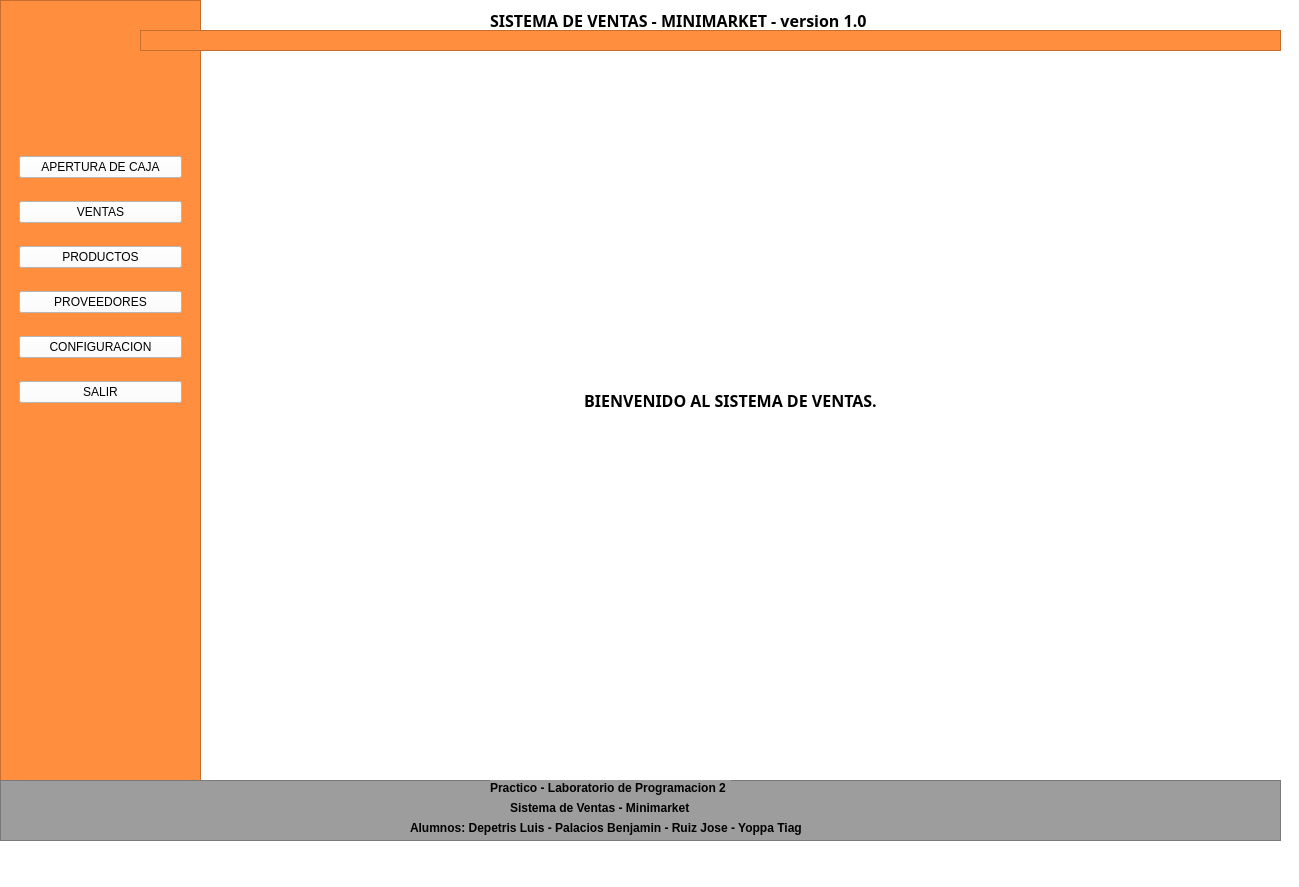
<?xml version="1.0" encoding="UTF-8"?>
<ui version="4.0">
 <class>MainWindow</class>
 <widget class="QMainWindow" name="MainWindow">
  <property name="geometry">
   <rect>
    <x>0</x>
    <y>0</y>
    <width>1299</width>
    <height>887</height>
   </rect>
  </property>
  <property name="windowTitle">
   <string>MainWindow</string>
  </property>
  <property name="styleSheet">
   <string notr="true">background-color: rgb(255, 255, 255);</string>
  </property>
  <widget class="QWidget" name="centralwidget">
   <widget class="QFrame" name="frame">
    <property name="geometry">
     <rect>
      <x>0</x>
      <y>0</y>
      <width>201</width>
      <height>791</height>
     </rect>
    </property>
    <property name="styleSheet">
     <string notr="true">background-color: rgb(255, 142, 62);</string>
    </property>
    <property name="frameShape">
     <enum>QFrame::StyledPanel</enum>
    </property>
    <property name="frameShadow">
     <enum>QFrame::Raised</enum>
    </property>
    <widget class="QFrame" name="verticalFrame">
     <property name="geometry">
      <rect>
       <x>10</x>
       <y>130</y>
       <width>181</width>
       <height>301</height>
      </rect>
     </property>
     <property name="sizePolicy">
      <sizepolicy hsizetype="Minimum" vsizetype="Preferred">
       <horstretch>0</horstretch>
       <verstretch>0</verstretch>
      </sizepolicy>
     </property>
     <property name="layoutDirection">
      <enum>Qt::LeftToRight</enum>
     </property>
     <property name="styleSheet">
      <string notr="true">background-color: rgb(255, 142, 62);</string>
     </property>
     <layout class="QVBoxLayout" name="verticalLayout">
      <item>
       <widget class="QPushButton" name="cmd_appcaja">
        <property name="sizePolicy">
         <sizepolicy hsizetype="Minimum" vsizetype="Fixed">
          <horstretch>0</horstretch>
          <verstretch>0</verstretch>
         </sizepolicy>
        </property>
        <property name="cursor">
         <cursorShape>PointingHandCursor</cursorShape>
        </property>
        <property name="layoutDirection">
         <enum>Qt::LeftToRight</enum>
        </property>
        <property name="styleSheet">
         <string notr="true">background-color: rgb(255, 255, 255);</string>
        </property>
        <property name="text">
         <string>APERTURA DE CAJA</string>
        </property>
        <property name="icon">
         <iconset>
          <normaloff>pictures/punto-de-venta.png</normaloff>pictures/punto-de-venta.png</iconset>
        </property>
        <property name="iconSize">
         <size>
          <width>30</width>
          <height>30</height>
         </size>
        </property>
       </widget>
      </item>
      <item>
       <widget class="QPushButton" name="cmd_ventas">
        <property name="sizePolicy">
         <sizepolicy hsizetype="Minimum" vsizetype="Fixed">
          <horstretch>0</horstretch>
          <verstretch>0</verstretch>
         </sizepolicy>
        </property>
        <property name="cursor">
         <cursorShape>PointingHandCursor</cursorShape>
        </property>
        <property name="layoutDirection">
         <enum>Qt::LeftToRight</enum>
        </property>
        <property name="styleSheet">
         <string notr="true">background-color: rgb(255, 255, 255);</string>
        </property>
        <property name="text">
         <string>VENTAS</string>
        </property>
        <property name="icon">
         <iconset>
          <normaloff>pictures/punto-de-venta.png</normaloff>pictures/punto-de-venta.png</iconset>
        </property>
        <property name="iconSize">
         <size>
          <width>30</width>
          <height>30</height>
         </size>
        </property>
       </widget>
      </item>
      <item>
       <widget class="QPushButton" name="cmd_productos">
        <property name="cursor">
         <cursorShape>PointingHandCursor</cursorShape>
        </property>
        <property name="styleSheet">
         <string notr="true">background-color: rgb(255, 255, 255);</string>
        </property>
        <property name="text">
         <string>PRODUCTOS</string>
        </property>
        <property name="icon">
         <iconset>
          <normaloff>pictures/paquete.png</normaloff>pictures/paquete.png</iconset>
        </property>
        <property name="iconSize">
         <size>
          <width>30</width>
          <height>30</height>
         </size>
        </property>
       </widget>
      </item>
      <item>
       <widget class="QPushButton" name="cmd_proveedores">
        <property name="cursor">
         <cursorShape>PointingHandCursor</cursorShape>
        </property>
        <property name="styleSheet">
         <string notr="true">background-color: rgb(255, 255, 255);</string>
        </property>
        <property name="text">
         <string>PROVEEDORES</string>
        </property>
        <property name="icon">
         <iconset>
          <normaloff>pictures/mensajero.png</normaloff>pictures/mensajero.png</iconset>
        </property>
        <property name="iconSize">
         <size>
          <width>30</width>
          <height>30</height>
         </size>
        </property>
       </widget>
      </item>
      <item>
       <widget class="QPushButton" name="cmd_configuracion">
        <property name="cursor">
         <cursorShape>PointingHandCursor</cursorShape>
        </property>
        <property name="styleSheet">
         <string notr="true">background-color: rgb(255, 255, 255);</string>
        </property>
        <property name="text">
         <string>CONFIGURACION</string>
        </property>
        <property name="icon">
         <iconset>
          <normaloff>pictures/configuraciones.png</normaloff>pictures/configuraciones.png</iconset>
        </property>
        <property name="iconSize">
         <size>
          <width>30</width>
          <height>30</height>
         </size>
        </property>
       </widget>
      </item>
      <item>
       <widget class="QPushButton" name="cmd_salir">
        <property name="cursor">
         <cursorShape>PointingHandCursor</cursorShape>
        </property>
        <property name="autoFillBackground">
         <bool>false</bool>
        </property>
        <property name="styleSheet">
         <string notr="true">background-color: rgb(255, 255, 255);</string>
        </property>
        <property name="text">
         <string>SALIR</string>
        </property>
        <property name="icon">
         <iconset>
          <normaloff>pictures/salida.png</normaloff>pictures/salida.png</iconset>
        </property>
        <property name="iconSize">
         <size>
          <width>30</width>
          <height>30</height>
         </size>
        </property>
       </widget>
      </item>
     </layout>
    </widget>
    <widget class="QLabel" name="label_2">
     <property name="geometry">
      <rect>
       <x>50</x>
       <y>20</y>
       <width>101</width>
       <height>91</height>
      </rect>
     </property>
     <property name="text">
      <string/>
     </property>
     <property name="pixmap">
      <pixmap>pictures/bienes.png</pixmap>
     </property>
     <property name="scaledContents">
      <bool>true</bool>
     </property>
    </widget>
   </widget>
   <widget class="QLabel" name="label">
    <property name="geometry">
     <rect>
      <x>490</x>
      <y>10</y>
      <width>451</width>
      <height>20</height>
     </rect>
    </property>
    <property name="font">
     <font>
      <family>MS Reference Sans Serif</family>
      <pointsize>12</pointsize>
      <weight>75</weight>
      <bold>true</bold>
     </font>
    </property>
    <property name="styleSheet">
     <string notr="true">color: rgb(0, 0, 0);</string>
    </property>
    <property name="text">
     <string>SISTEMA DE VENTAS - MINIMARKET - version 1.0</string>
    </property>
   </widget>
   <widget class="QFrame" name="frame_2">
    <property name="geometry">
     <rect>
      <x>140</x>
      <y>30</y>
      <width>1141</width>
      <height>21</height>
     </rect>
    </property>
    <property name="styleSheet">
     <string notr="true">background-color: rgb(255, 142, 62);</string>
    </property>
    <property name="frameShape">
     <enum>QFrame::StyledPanel</enum>
    </property>
    <property name="frameShadow">
     <enum>QFrame::Raised</enum>
    </property>
   </widget>
   <widget class="QFrame" name="frame_3">
    <property name="geometry">
     <rect>
      <x>0</x>
      <y>780</y>
      <width>1281</width>
      <height>61</height>
     </rect>
    </property>
    <property name="styleSheet">
     <string notr="true">background-color: rgb(157, 157, 157);</string>
    </property>
    <property name="frameShape">
     <enum>QFrame::StyledPanel</enum>
    </property>
    <property name="frameShadow">
     <enum>QFrame::Raised</enum>
    </property>
    <widget class="QLabel" name="label_4">
     <property name="geometry">
      <rect>
       <x>410</x>
       <y>40</y>
       <width>391</width>
       <height>16</height>
      </rect>
     </property>
     <property name="font">
      <font>
       <weight>75</weight>
       <bold>true</bold>
      </font>
     </property>
     <property name="text">
      <string>Alumnos: Depetris Luis - Palacios Benjamin - Ruiz Jose - Yoppa Tiago</string>
     </property>
    </widget>
    <widget class="QLabel" name="label_3">
     <property name="geometry">
      <rect>
       <x>490</x>
       <y>0</y>
       <width>241</width>
       <height>16</height>
      </rect>
     </property>
     <property name="font">
      <font>
       <weight>75</weight>
       <bold>true</bold>
      </font>
     </property>
     <property name="text">
      <string>Practico - Laboratorio de Programacion 2</string>
     </property>
    </widget>
    <widget class="QLabel" name="label_5">
     <property name="geometry">
      <rect>
       <x>510</x>
       <y>20</y>
       <width>191</width>
       <height>16</height>
      </rect>
     </property>
     <property name="font">
      <font>
       <weight>75</weight>
       <bold>true</bold>
      </font>
     </property>
     <property name="text">
      <string>Sistema de Ventas - Minimarket</string>
     </property>
    </widget>
   </widget>
   <widget class="QLabel" name="lbl_prueba">
    <property name="geometry">
     <rect>
      <x>440</x>
      <y>390</y>
      <width>581</width>
      <height>20</height>
     </rect>
    </property>
    <property name="font">
     <font>
      <family>MS Reference Sans Serif</family>
      <pointsize>12</pointsize>
      <weight>75</weight>
      <bold>true</bold>
     </font>
    </property>
    <property name="styleSheet">
     <string notr="true">color: rgb(0, 0, 0);</string>
    </property>
    <property name="text">
     <string>BIENVENIDO AL SISTEMA DE VENTAS.</string>
    </property>
    <property name="alignment">
     <set>Qt::AlignCenter</set>
    </property>
   </widget>
   <widget class="QLabel" name="lbl_icono">
    <property name="geometry">
     <rect>
      <x>670</x>
      <y>280</y>
      <width>101</width>
      <height>91</height>
     </rect>
    </property>
    <property name="text">
     <string/>
    </property>
    <property name="pixmap">
     <pixmap>pictures/bienes.png</pixmap>
    </property>
    <property name="scaledContents">
     <bool>true</bool>
    </property>
   </widget>
  </widget>
  <widget class="QMenuBar" name="menubar">
   <property name="geometry">
    <rect>
     <x>0</x>
     <y>0</y>
     <width>1299</width>
     <height>21</height>
    </rect>
   </property>
  </widget>
  <widget class="QStatusBar" name="statusbar"/>
 </widget>
 <resources/>
 <connections/>
</ui>
